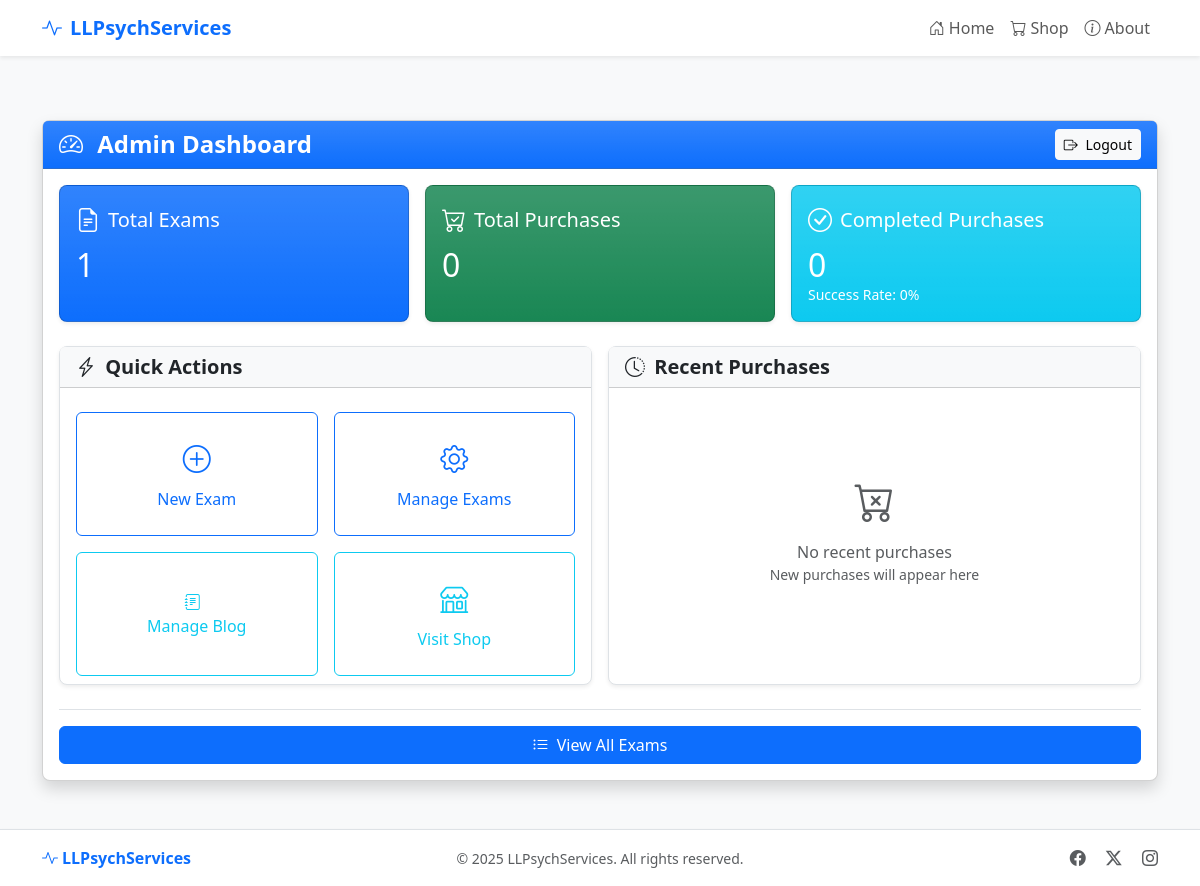
Before: /admin (signed in) with the older database file.
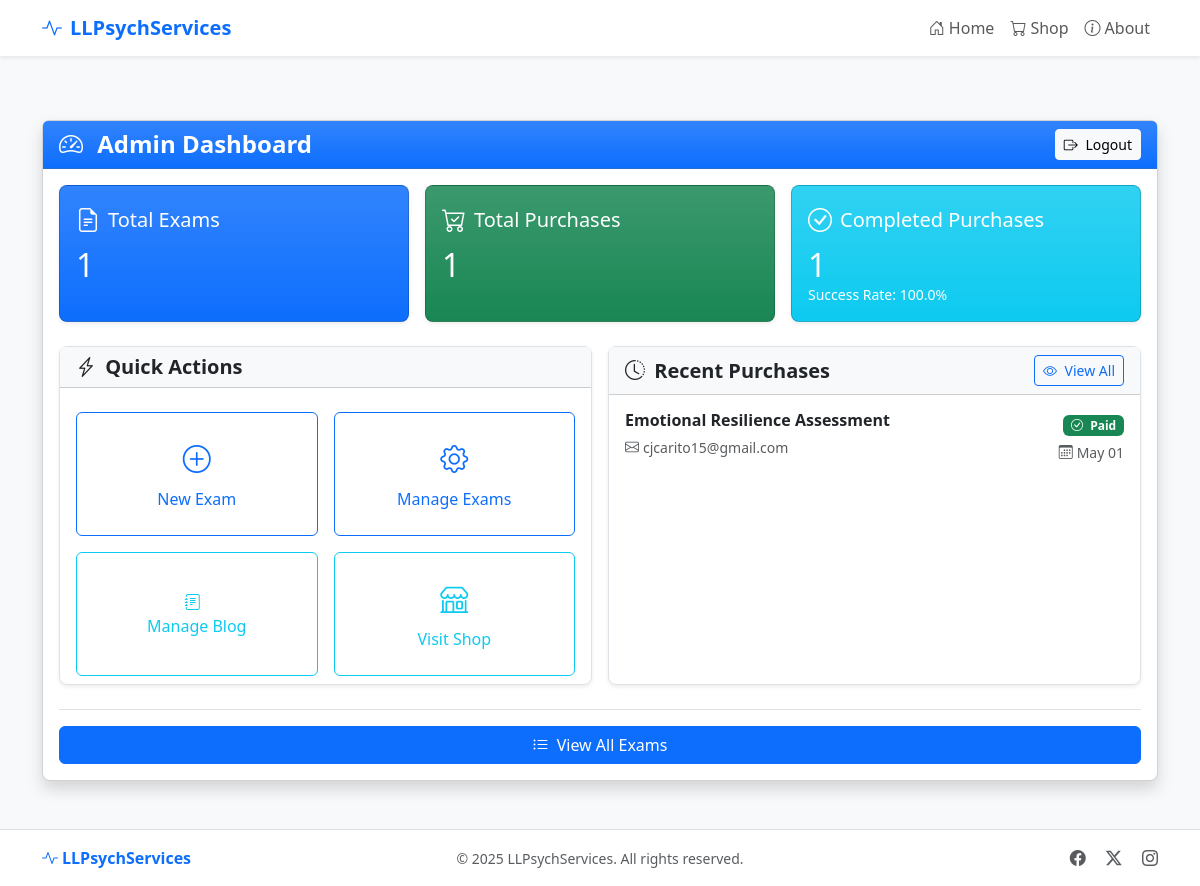
After: the same page with the newer database file.
### app.py (models this page shows, shortened)
class Purchase(db.Model):
    id = db.Column(db.Integer, primary_key=True)
    exam_id = db.Column(db.Integer, db.ForeignKey('exam.id'), nullable=False)
    email = db.Column(db.String(120), nullable=False)
    access_token = db.Column(db.String(100), unique=True, nullable=False)
    payment_id = db.Column(db.String(100), nullable=True)
    payment_status = db.Column(db.String(20), default='pending')
    answers = db.Column(db.Text, nullable=True)  # Store user answers as JSON
    purchased_at = db.Column(db.DateTime, default=datetime.utcnow)
    exam = db.relationship('Exam', backref=db.backref('purchases', lazy=True))

class Exam(db.Model):
    id = db.Column(db.Integer, primary_key=True)
    title = db.Column(db.String(100), nullable=False)
    exam_type = db.Column(db.String(20))  # 'content' or 'likert'
    description = db.Column(db.Text, nullable=False)
    price = db.Column(db.Float, nullable=False)
    content = db.Column(db.Text, nullable=False)
    questions = db.Column(db.Text, nullable=True)  # Stored as JSON
    exam_type = db.Column(db.String(20), default='content')  # 'content' or 'likert'
    created_at = db.Column(db.DateTime, default=datetime.utcnow)
    scoring_rules = db.Column(db.Text, nullable=True)

### app.py (the view)
@app.route('/admin')
@admin_required
def admin_dashboard():
    exams_count = Exam.query.count()
    purchases_count = Purchase.query.count()
    completed_purchases = Purchase.query.filter_by(payment_status='paid').count()
    recent_purchases = Purchase.query.order_by(Purchase.purchased_at.desc()).limit(5).all()
    return render_template('admin/dashboard.html',
                          exams_count=exams_count,
                          purchases_count=purchases_count,
                          completed_purchases=completed_purchases,
                          recent_purchases=recent_purchases)

### app.py (called while the page is built)
def admin_required(f):
    @wraps(f)
    def decorated_function(*args, **kwargs):
        if not session.get('admin_logged_in'):
            flash('Please log in to access the admin area.', 'warning')
            return redirect(url_for('admin_login', next=request.url))
        return f(*args, **kwargs)
    return decorated_function

### templates/admin/dashboard.html (shortened to what this page needs)
{% extends 'base.html' %}
{% block content %}
<div class="container py-3 py-md-4">
  <div class="row justify-content-center">
    <div class="col-12">
      <div class="card shadow">
        <div class="card-header bg-primary bg-gradient text-white">
          <div class="d-flex flex-column flex-sm-row justify-content-between align-items-start align-items-sm-center">
            <h1 class="h4 mb-2 mb-sm-0 fw-bold">
              <i class="bi bi-speedometer2 me-2"></i> Admin Dashboard
            </h1>
            <a href="{{ url_for('admin_logout') }}" class="btn btn-light btn-sm">
              <i class="bi bi-box-arrow-right me-1"></i> Logout
            </a>
          </div>
        </div>
        <div class="card-body">
          <div class="row g-3 mb-4">
            <div class="col-md-4">
              <div class="card bg-primary bg-gradient text-white h-100 shadow-sm">
                <div class="card-body">
                  <div class="d-flex align-items-center mb-2">
                    <i class="bi bi-file-earmark-text fs-4 me-2"></i>
                    <h5 class="card-title mb-0">Total Exams</h5>
                  </div>
                  <h2 class="card-text mb-0">{{ exams_count }}</h2>
                </div>
              </div>
            </div>
            <div class="col-md-4">
              <div class="card bg-success bg-gradient text-white h-100 shadow-sm">
                <div class="card-body">
                  <div class="d-flex align-items-center mb-2">
                    <i class="bi bi-cart-check fs-4 me-2"></i>
                    <h5 class="card-title mb-0">Total Purchases</h5>
                  </div>
                  <h2 class="card-text mb-0">{{ purchases_count }}</h2>
                </div>
              </div>
            </div>
            <div class="col-md-4">
              <div class="card bg-info bg-gradient text-white h-100 shadow-sm">
                <div class="card-body">
                  <div class="d-flex align-items-center mb-2">
                    <i class="bi bi-check-circle fs-4 me-2"></i>
                    <h5 class="card-title mb-0">Completed Purchases</h5>
                  </div>
                  <h2 class="card-text mb-0">{{ completed_purchases }}</h2>
                  <p class="mb-0 small">Success Rate:
                    {{ (completed_purchases / purchases_count * 100) | round(1) if purchases_count > 0 else 0 }}%
                  </p>
                </div>
              </div>
            </div>
          </div>
          <div class="row g-3 mb-2">
            <div class="col-lg-6">
              <div class="card border h-100 shadow-sm">
                <div class="card-header bg-light">
                  <h5 class="mb-0 fw-bold">
                    <i class="bi bi-lightning-charge me-1"></i> Quick Actions
                  </h5>
                </div>
                <div class="card-body p-0 d-flex flex-column">
                  <div class="flex-grow-1 d-flex flex-column justify-content-center">
                    <div class="row g-3 p-3 h-100">
                      <div class="col-md-6 d-flex">
                        <a href="{{ url_for('admin_create_exam') }}" class="btn btn-outline-primary w-100 d-flex flex-column align-items-center justify-content-center py-4">
                          <i class="bi bi-plus-circle fs-3 mb-2"></i>
                          <span>New Exam</span>
                        </a>
                      </div>
                      <div class="col-md-6 d-flex">
                        <a href="{{ url_for('admin_exams') }}" class="btn btn-outline-primary w-100 d-flex flex-column align-items-center justify-content-center py-4">
                          <i class="bi bi-gear fs-3 mb-2"></i>
                          <span>Manage Exams</span>
                        </a>
                      </div>
                      <div class="col-md-6 d-flex">
                        <a href="{{ url_for('admin_blog') }}" class="btn btn-outline-info w-100 d-flex flex-column align-items-center justify-content-center py-4" target="_blank">
                          <i class="bi bi-journal-text me-2"></i>
                          <span>Manage Blog</span>
                        </a>
                      </div>
                      <div class="col-md-6 d-flex">
                        <a href="{{ url_for('shop') }}" class="btn btn-outline-info w-100 d-flex flex-column align-items-center justify-content-center py-4" target="_blank">
                          <i class="bi bi-shop fs-3 mb-2"></i>
                          <span>Visit Shop</span>
                        </a>
                      </div>
                    </div>
                  </div>
                </div>
              </div>
            </div>
            <div class="col-lg-6">
              <div class="card border h-100 shadow-sm">
                <div class="card-header bg-light">
                  <div class="d-flex flex-column flex-sm-row justify-content-between align-items-start align-items-sm-center">
                    <h5 class="mb-2 mb-sm-0 fw-bold">
                      <i class="bi bi-clock-history me-1"></i> Recent Purchases
                    </h5>
                    {% if recent_purchases %}
                    <a href="{{ url_for('admin_purchases') }}" class="btn btn-outline-primary btn-sm">
                      <i class="bi bi-eye me-1"></i> View All
                    </a>
                    {% endif %}
                  </div>
                </div>
                <div class="card-body p-0">
                  {% if recent_purchases %}
                  <div class="list-group list-group-flush">
                    {% for purchase in recent_purchases %}
                    <a href="{{ url_for('admin_purchases') }}" class="list-group-item list-group-item-action py-3">
                      <div class="d-flex justify-content-between align-items-start">
                        <div class="me-2 text-truncate">
                          <h6 class="mb-1 fw-bold">{{ purchase.exam.title }}</h6>
                          <small class="text-muted">
                            <i class="bi bi-envelope me-1"></i>{{ purchase.email }}
                          </small>
                        </div>
                        <div class="text-end">
                          <span class="badge {{ 'bg-success' if purchase.payment_status == 'paid' else 'bg-warning' }} mb-1">
                            <i class="bi bi-{{ 'check-circle' if purchase.payment_status == 'paid' else 'hourglass-split' }} me-1"></i>
                            {{ purchase.payment_status | capitalize }}
                          </span>
                          <div>
                            <small class="text-muted">
                              <i class="bi bi-calendar3 me-1"></i>{{ purchase.purchased_at.strftime('%b %d') }}
                            </small>
                          </div>
                        </div>
                      </div>
                    </a>
                    {% endfor %}
                  </div>
                  {% else %}
                  <div class="text-center py-5 text-muted h-100 d-flex flex-column justify-content-center">
                    <i class="bi bi-cart-x fs-1 mb-2"></i>
                    <p class="mb-0">No recent purchases</p>
                    <p class="small text-muted">New purchases will appear here</p>
                  </div>
                  {% endif %}
                </div>
              </div>
            </div>
          </div>
          <div class="d-flex flex-column flex-sm-row justify-content-end gap-2 mt-4 border-top pt-3">
            <a href="{{ url_for('admin_exams') }}" class="btn btn-primary w-100 w-sm-auto">
              <i class="bi bi-list-ul me-1"></i> View All Exams
            </a>
          </div>
        </div>
      </div>
    </div>
  </div>
</div>
{% endblock %}

### templates/base.html (shortened to what this page needs)
<!DOCTYPE html>
<html lang="en">
<head>
    <link href="https://cdn.jsdelivr.net/npm/bootstrap@5.3.0-alpha1/dist/css/bootstrap.min.css" rel="stylesheet">
    <link rel="stylesheet" href="https://cdn.jsdelivr.net/npm/bootstrap-icons@1.11.1/font/bootstrap-icons.css">
</head>
<body>
    <nav class="navbar navbar-expand-lg navbar-light bg-white">
        <div class="container">
            <a class="navbar-brand" href="{{ url_for('index') }}">
                <i class="bi bi-activity me-2"></i>LLPsychServices
            </a>
            <div class="collapse navbar-collapse" id="navbarNav">
                <ul class="navbar-nav ms-auto">
                    <li class="nav-item">
                        <a class="nav-link" href="{{ url_for('index') }}">
                            <i class="bi bi-house-door me-1"></i>Home
                        </a>
                    </li>
                    <li class="nav-item">
                        <a class="nav-link" href="{{ url_for('shop') }}">
                            <i class="bi bi-cart me-1"></i>Shop
                        </a>
                    </li>
                    <li class="nav-item">
                        <a class="nav-link" href="{{ url_for('about') }}">
                            <i class="bi bi-info-circle me-1"></i>About
                        </a>
                    </li>
                </ul>
            </div>
        </div>
    </nav>
    <main class="py-4">
        {% block content %}{% endblock %}
    </main>
    <footer class="bg-white text-center py-3 border-top shadow-sm">
        <div class="container">
            <div class="row align-items-center">
                <div class="col-md-4 text-md-start mb-2 mb-md-0">
                    <a href="{{ url_for('index') }}" class="text-decoration-none text-primary fw-bold">
                        <i class="bi bi-activity me-1"></i>LLPsychServices
                    </a>
                </div>
                <div class="col-md-4 mb-2 mb-md-0">
                    <small class="text-muted">&copy; 2025 LLPsychServices. All rights reserved.</small>
                </div>
                <div class="col-md-4 text-md-end">
                    <a href="#" class="text-decoration-none text-muted me-3">
                        <i class="bi bi-facebook"></i>
                    </a>
                    <a href="#" class="text-decoration-none text-muted me-3">
                        <i class="bi bi-twitter-x"></i>
                    </a>
                    <a href="#" class="text-decoration-none text-muted">
                        <i class="bi bi-instagram"></i>
                    </a>
                </div>
            </div>
        </div>
    </footer>
</body>
</html>

### templates/base.html (style rules this page uses)
html, body { height: 100%; }
body { display: flex; flex-direction: column; background-color: #f8f9fa; }
main { flex: 1 0 auto; }
footer { flex-shrink: 0; }
.navbar { box-shadow: 0 0.125rem 0.25rem rgba(0, 0, 0, 0.075); }
.navbar-brand { font-weight: 700; color: #0d6efd; }
.card { border-radius: 0.5rem; box-shadow: 0 0.5rem 1rem rgba(0, 0, 0, 0.15); transition: transform 0.2s; }
.card-header { border-top-left-radius: calc(0.5rem - 1px); border-top-right-radius: calc(0.5rem - 1px); }
.btn-primary { background-color: #0d6efd; border-color: #0d6efd; }

Changed rows visible on the page:
added Purchase: exam "Emotional Resilience Assessment", email "cjcarito15@gmail.com", payment_status "Paid", purchased_at "May 01"
Other visible differences:
{{ purchases_count }}: "0" → "1"
{{ completed_purchases }}: "0" → "1"
text no longer shown: "0 No recent purchases New purchases will appear here"
text now shown: "100.0 View All"
